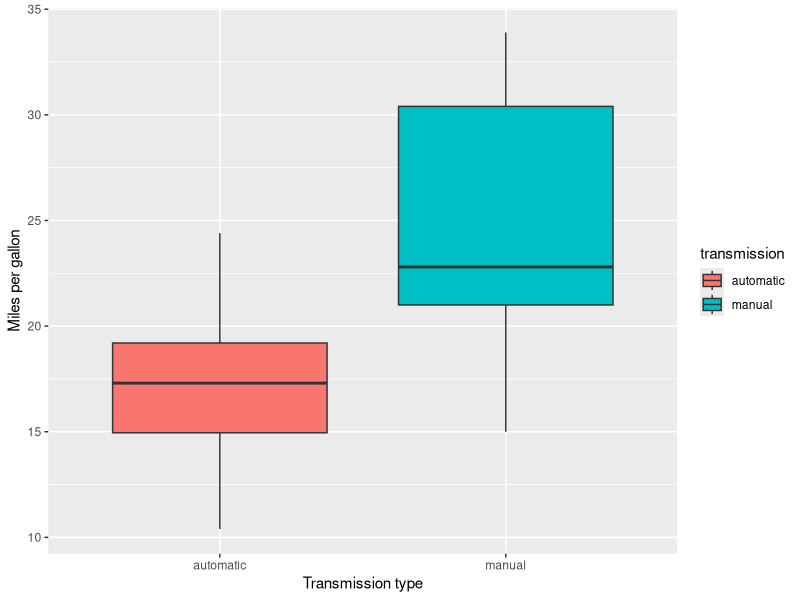
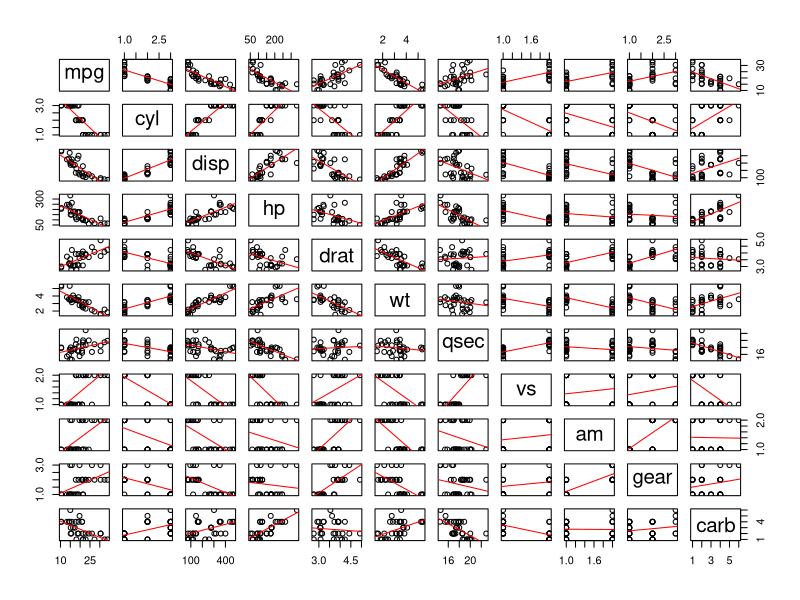
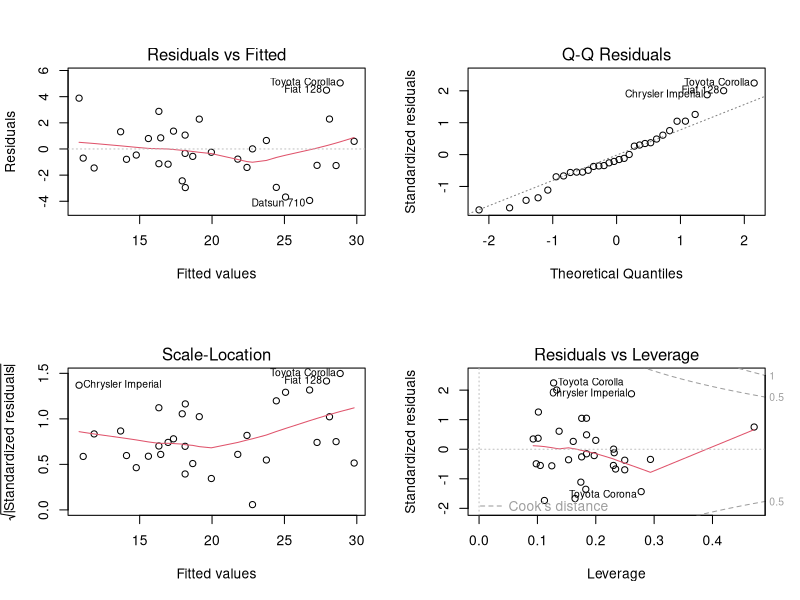

These figures' R source, in order:
## ---- chunk 1
# factor some variables
mtcars$cyl <- factor(mtcars$cyl)
mtcars$vs <- factor(mtcars$vs)
mtcars$am <- factor(mtcars$am)
mtcars$gear <- factor(mtcars$gear)
mtcars$carb <- factor(mtcars$carb)
str(mtcars)
## ---- chunk 2
library(plyr)
library(ggplot2)
# Rename the levels of transmission types
transmission <- revalue(mtcars$am, c('0'="automatic", '1'="manual"))
ggplot(mtcars, aes(x=transmission, y=mpg, fill=transmission)) +
    geom_boxplot() +
    xlab("Transmission type") +
    ylab("Miles per gallon")
## ---- chunk 3
fit1 <- lm(mpg ~ am, data=mtcars)
summary(fit1)
## ---- chunk 4
pairs(mtcars, panel=function(x,y) {
    points(x, y)
    abline(lm(y ~ x), col="red")
})
## ---- chunk 5
initial_model <- lm(mpg ~ ., data=mtcars)
best_model <- step(initial_model, direction="both", trace=0)
summary(best_model)
par(mfrow = c(2,2))
plot(best_model)
